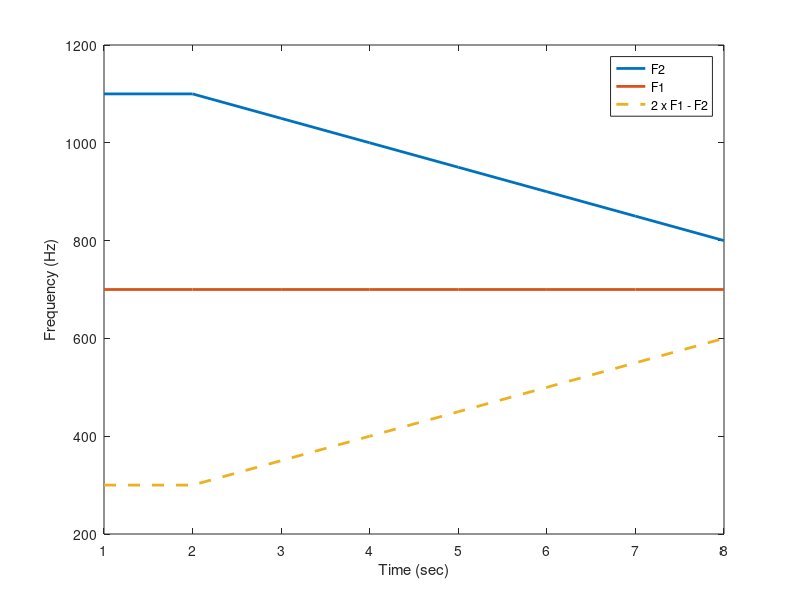

Write the MATLAB code that produced this figure. (Note: this script raises an error after producing the figure.)

%Sample rate
fs = 44100;

% 1100 Hz 1 sec tone
t1  = linspace(0, 1, 1*fs);
w = 2*pi*1100;
s = sin(w*t1);

%1100 to 1000 Hz 6 sec chirp
t = 1/fs:1/fs:6;
fo = 1100;
f1 = 800;
s2 = chirp(t,fo,6,f1);

%700 Hz 7 sec tone
t3  = linspace(0, 7, 7*fs);
w2 = 2*pi*700;
F1 = sin(w2*t3);

% Lower amplitude
F1 = F1 * 0.5;
F2 = [s s2] * 0.5; %And append tone+chirp

% Combine and adjust amplitude
F3 = (F1+F2)*0.6;

%audiowrite("F1_sound.wav", F1, fs)
%audiowrite("F2_sound.wav", F2, fs)
%audiowrite("combined_sound.wav", F3, fs)

%Vectors for plot
F2P = [1100 linspace(1100,800,7)];
F1P = repmat(700,1,8);
F3P = 2*F1P - F2P;

plot(F2P, "LineWidth", 2); hold on;
plot(F1P, "LineWidth", 2);
plot(F3P, '--', "LineWidth", 2);
xlabel("Time (sec)")
ylabel("Frequency (Hz)")
legend('F2','F1', '2 x F1 - F2')

plot_darkmode

ax = gca;
ax.XTickLabel = [0 1 2 3 4 5 6 7];
ax.YTickLabel = [300:100:1300];
ax.YLim = [200 1200]; hold off


